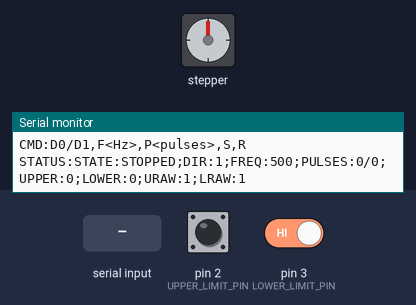
Bench run of a sketch on a simulated Arduino Uno, built with avr-gcc and run on an emulated ATmega328P. Parts: stepper motor, the last lines printed to the serial monitor. Wiring (inferred from the names in the program): stepper motor driver (200 steps per turn assumed): step pin 9; direction pin 10. The test bench sets the inputs (shaded band); at power-on: pin 2 (UPPER_LIMIT_PIN) HIGH, pin 3 (LOWER_LIMIT_PIN) HIGH.

Above: at 1.2 s.
1.3 s: "P90\n" received over Serial
At 2.7 s:
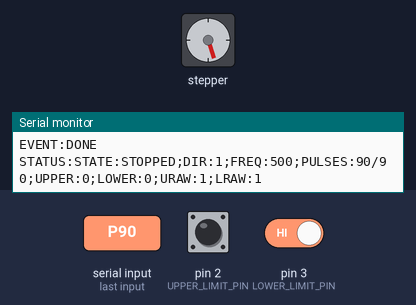
3.0 s: "P90\n" received over Serial
At 4.2 s:
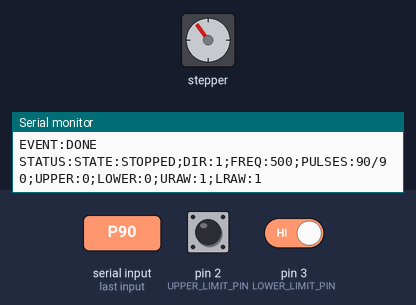
Timing chart, 0 to 6.0 s (numbered marks = the images above; inputs shaded):
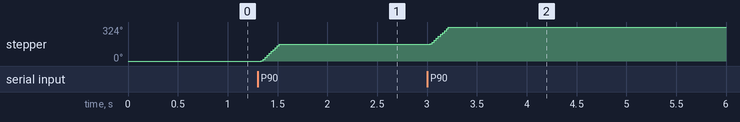

The sketch:

motor_debug_simple.ino
```cpp
// motor_debug_simple.ino
// Simple Arduino Uno stepper/servo pulse debug program.
//
// Default wiring:
//   PUL_PIN -> driver PUL/STEP
//   DIR_PIN -> driver DIR
//   UPPER_LIMIT_PIN -> upper/end-near-motor NPN sensor output (Arduino pin 2)
//   LOWER_LIMIT_PIN -> lower/far-from-motor NPN sensor output (Arduino pin 3)
//
// Direction mapping:
//   D0 / DIR LOW  -> near motor end / upper limit direction
//   D1 / DIR HIGH -> far from motor end / lower limit direction
//
// Limit relays:
//   COM -> Arduino GND
//   NO  -> Arduino input pin
// Inputs use INPUT_PULLUP:
//   relay open = HIGH, relay closed/limit triggered = LOW.
//
// Serial commands, newline terminated:
//   D0 / D1      Set direction
//   F1000        Set pulse frequency in Hz
//   P2000        Output 2000 pulses
//   S            Stop immediately
//   R            Query status

const int PUL_PIN = 9;
const int DIR_PIN = 10;
const int UPPER_LIMIT_PIN = 2;
const int LOWER_LIMIT_PIN = 3;

const unsigned int PULSE_WIDTH_US = 3;
const bool LIMIT_ACTIVE_LOW = true;
const bool DIRECTION_FAR_MOTOR = true;
const bool DIRECTION_NEAR_MOTOR = false;
const unsigned long LIMIT_DEBOUNCE_MS = 50;

volatile bool isRunning = false;
volatile bool direction = true;
volatile long targetPulses = 0;
volatile long currentPulses = 0;
volatile int pulseFreq = 500;
volatile unsigned long pulseIntervalUs = 2000;

unsigned long lastPulseTime = 0;
int upperLastRaw = HIGH;
int lowerLastRaw = HIGH;
unsigned long upperRawChangedAt = 0;
unsigned long lowerRawChangedAt = 0;
bool upperDebouncedActive = false;
bool lowerDebouncedActive = false;

void setup() {
  pinMode(PUL_PIN, OUTPUT);
  pinMode(DIR_PIN, OUTPUT);
  pinMode(UPPER_LIMIT_PIN, INPUT_PULLUP);
  pinMode(LOWER_LIMIT_PIN, INPUT_PULLUP);
  digitalWrite(PUL_PIN, LOW);
  digitalWrite(DIR_PIN, DIRECTION_FAR_MOTOR ? HIGH : LOW);
  initLimitDebounce();

  Serial.begin(9600);
  Serial.setTimeout(20);
  updatePulseInterval();

  Serial.println(F("READY:MOTOR_DEBUG_SIMPLE"));
  Serial.println(F("CMD:D0/D1,F<Hz>,P<pulses>,S,R"));
  sendStatus();
}

bool isRawActive(int value) {
  return LIMIT_ACTIVE_LOW ? (value == LOW) : (value == HIGH);
}

bool readLimitActive(int pin) {
  int value = digitalRead(pin);
  return isRawActive(value);
}

int upperRaw() {
  return digitalRead(UPPER_LIMIT_PIN);
}

int lowerRaw() {
  return digitalRead(LOWER_LIMIT_PIN);
}

bool upperActive() {
  return upperDebouncedActive;
}

bool lowerActive() {
  return lowerDebouncedActive;
}

void initLimitDebounce() {
  upperLastRaw = upperRaw();
  lowerLastRaw = lowerRaw();
  upperRawChangedAt = millis();
  lowerRawChangedAt = millis();
  upperDebouncedActive = isRawActive(upperLastRaw);
  lowerDebouncedActive = isRawActive(lowerLastRaw);
}

void updateOneLimitDebounce(int raw, int &lastRaw, unsigned long &changedAt, bool &debouncedActive) {
  unsigned long now = millis();
  if (raw != lastRaw) {
    lastRaw = raw;
    changedAt = now;
    return;
  }
  if (now - changedAt >= LIMIT_DEBOUNCE_MS) {
    debouncedActive = isRawActive(raw);
  }
}

void updateLimitDebounce() {
  updateOneLimitDebounce(upperRaw(), upperLastRaw, upperRawChangedAt, upperDebouncedActive);
  updateOneLimitDebounce(lowerRaw(), lowerLastRaw, lowerRawChangedAt, lowerDebouncedActive);
}

void loop() {
  updateLimitDebounce();
  handleSerial();
  runMotor();
}

void handleSerial() {
  if (Serial.available() <= 0) {
    return;
  }

  String cmd = Serial.readStringUntil('\n');
  cmd.trim();
  if (cmd.length() == 0) {
    return;
  }

  if (cmd.startsWith("D")) {
    int value = cmd.substring(1).toInt();
    direction = (value == 1);
    digitalWrite(DIR_PIN, direction ? HIGH : LOW);
    Serial.print(F("OK:DIR:"));
    Serial.println(direction ? 1 : 0);
  } else if (cmd.startsWith("F")) {
    int value = cmd.substring(1).toInt();
    if (value < 1 || value > 20000) {
      Serial.println(F("ERR:FREQ_RANGE"));
      return;
    }
    pulseFreq = value;
    updatePulseInterval();
    Serial.print(F("OK:FREQ:"));
    Serial.println(pulseFreq);
  } else if (cmd.startsWith("P")) {
    long value = cmd.substring(1).toInt();
    if (value <= 0) {
      Serial.println(F("ERR:PULSES"));
      return;
    }
    if (direction == DIRECTION_NEAR_MOTOR && upperActive()) {
      Serial.println(F("ERR:UPPER_ALREADY_ACTIVE"));
      sendStatus();
      return;
    }
    if (direction == DIRECTION_FAR_MOTOR && lowerActive()) {
      Serial.println(F("ERR:LOWER_ALREADY_ACTIVE"));
      sendStatus();
      return;
    }
    targetPulses = value;
    currentPulses = 0;
    isRunning = true;
    lastPulseTime = micros();
    Serial.println(F("EVENT:STARTED"));
    sendStatus();
  } else if (cmd == "S") {
    stopMotor();
    Serial.println(F("EVENT:STOPPED"));
    sendStatus();
  } else if (cmd == "R") {
    sendStatus();
  } else {
    Serial.println(F("ERR:UNKNOWN_CMD"));
  }
}

void runMotor() {
  if (!isRunning) {
    return;
  }

  if (direction == DIRECTION_NEAR_MOTOR && upperActive()) {
    stopMotor();
    Serial.println(F("EVENT:UPPER_LIMIT"));
    sendStatus();
    return;
  }

  if (direction == DIRECTION_FAR_MOTOR && lowerActive()) {
    stopMotor();
    Serial.println(F("EVENT:LOWER_LIMIT"));
    sendStatus();
    return;
  }

  if (currentPulses >= targetPulses) {
    stopMotor();
    Serial.println(F("EVENT:DONE"));
    sendStatus();
    return;
  }

  unsigned long now = micros();
  if (now - lastPulseTime < pulseIntervalUs) {
    return;
  }

  digitalWrite(PUL_PIN, HIGH);
  delayMicroseconds(PULSE_WIDTH_US);
  digitalWrite(PUL_PIN, LOW);

  currentPulses++;
  lastPulseTime = now;
}

void stopMotor() {
  isRunning = false;
  digitalWrite(PUL_PIN, LOW);
}

void updatePulseInterval() {
  pulseIntervalUs = 1000000UL / (unsigned long)pulseFreq;
}

void sendStatus() {
  Serial.print(F("STATUS:STATE:"));
  Serial.print(isRunning ? F("RUNNING") : F("STOPPED"));
  Serial.print(F(";DIR:"));
  Serial.print(direction ? 1 : 0);
  Serial.print(F(";FREQ:"));
  Serial.print(pulseFreq);
  Serial.print(F(";PULSES:"));
  Serial.print(currentPulses);
  Serial.print(F("/"));
  Serial.print(targetPulses);
  Serial.print(F(";UPPER:"));
  Serial.print(upperActive() ? 1 : 0);
  Serial.print(F(";LOWER:"));
  Serial.print(lowerActive() ? 1 : 0);
  Serial.print(F(";URAW:"));
  Serial.print(upperRaw());
  Serial.print(F(";LRAW:"));
  Serial.println(lowerRaw());
}
```

Measured:
- after the input at 1.3 s, stepper: turns 162° clockwise in 0.18 s, starting at once
- after the input at 3.0 s, stepper: turns 162° clockwise in 0.18 s, starting at once
